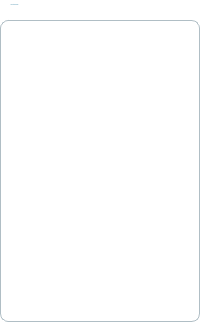
       <widget class="QGroupBox" name="groupBox_nutbam">
        <property name="font">
         <font>
          <family>Segoe UI</family>
          <pointsize>-1</pointsize>
          <italic>false</italic>
          <bold>false</bold>
          <underline>false</underline>
          <strikeout>false</strikeout>
          <kerning>true</kerning>
         </font>
        </property>
        <property name="styleSheet">
         <string notr="true">QGroupBox {
    border: 1px solid #B0BEC5;
    border-radius: 8px;
    margin-top: 20px;
    background-color: #FFFFFF;
    font: 13px &quot;Segoe UI&quot;;
    color: #2C3E50;
    padding: 10px;
}

QGroupBox::title {
    subcontrol-origin: margin;
    subcontrol-position: top left;
    padding: 4px 10px;
    background-color: transparent;
    font: bold 14px &quot;Segoe UI&quot;;     
    color: #2C7DA0;
}
</string>
        </property>
        <property name="title">
         <string>Chức Năng Chính</string>
        </property>
        <property name="flat">
         <bool>false</bool>
        </property>
        <property name="checkable">
         <bool>false</bool>
        </property>
        <layout class="QVBoxLayout" name="verticalLayout">
         <item>
          <widget class="QPushButton" name="pushButton_in">
           <property name="styleSheet">
            <string notr="true">QPushButton {
    background: qlineargradient(
        x1: 0, y1: 0, x2: 1, y2: 0,
        stop: 0 #2C7DA0, stop: 1 #4FBDBA
    );
    color: white;
    border: none;
    border-radius: 12px;
    font: bold 14px &quot;Segoe UI&quot;;
    padding: 10px 24px;
}
QPushButton:hover {
    background: qlineargradient(
        x1: 0, y1: 0, x2: 1, y2: 0,
        stop: 0 #368DB2, stop: 1 #6FDCD1
    );
}
QPushButton:pressed {
    background: qlineargradient(
        x1: 0, y1: 0, x2: 1, y2: 0,
        stop: 0 #D98E73, stop: 1 #FFE6A7
    );
    color: #2C3E50;
    padding-left: 12px;
    padding-top: 12px;
}
</string>
           </property>
           <property name="text">
            <string>In</string>
           </property>
          </widget>
         </item>
         <item>
          <widget class="QPushButton" name="pushButton_them">
           <property name="font">
            <font>
             <family>Segoe UI</family>
             <pointsize>-1</pointsize>
             <italic>false</italic>
             <bold>true</bold>
            </font>
           </property>
           <property name="styleSheet">
            <string notr="true">QPushButton {
    background: qlineargradient(
        x1: 0, y1: 0, x2: 1, y2: 0,
        stop: 0 #2C7DA0, stop: 1 #4FBDBA
    );
    color: white;
    border: none;
    border-radius: 12px;
    font: bold 14px &quot;Segoe UI&quot;;
    padding: 10px 24px;
}
QPushButton:hover {
    background: qlineargradient(
        x1: 0, y1: 0, x2: 1, y2: 0,
        stop: 0 #368DB2, stop: 1 #6FDCD1
    );
}
QPushButton:pressed {
    background: qlineargradient(
        x1: 0, y1: 0, x2: 1, y2: 0,
        stop: 0 #D98E73, stop: 1 #FFE6A7
    );
    color: #2C3E50;
    padding-left: 12px;
    padding-top: 12px;
}
</string>
           </property>
           <property name="text">
            <string>Thêm</string>
           </property>
          </widget>
         </item>
         <item>
          <widget class="QPushButton" name="pushButton_xoa">
           <property name="font">
            <font>
             <family>Segoe UI</family>
             <pointsize>-1</pointsize>
             <italic>false</italic>
             <bold>true</bold>
            </font>
           </property>
           <property name="styleSheet">
            <string notr="true">QPushButton {
    background: qlineargradient(
        x1: 0, y1: 0, x2: 1, y2: 0,
        stop: 0 #2C7DA0, stop: 1 #4FBDBA
    );
    color: white;
    border: none;
    border-radius: 12px;
    font: bold 14px &quot;Segoe UI&quot;;
    padding: 10px 24px;
}
QPushButton:hover {
    background: qlineargradient(
        x1: 0, y1: 0, x2: 1, y2: 0,
        stop: 0 #368DB2, stop: 1 #6FDCD1
    );
}
QPushButton:pressed {
    background: qlineargradient(
        x1: 0, y1: 0, x2: 1, y2: 0,
        stop: 0 #D98E73, stop: 1 #FFE6A7
    );
    color: #2C3E50;
    padding-left: 12px;
    padding-top: 12px;
}
</string>
           </property>
           <property name="text">
            <string>Xóa</string>
           </property>
          </widget>
         </item>
         <item>
          <widget class="QPushButton" name="pushButton_sua">
           <property name="font">
            <font>
             <family>Segoe UI</family>
             <pointsize>-1</pointsize>
             <italic>false</italic>
             <bold>true</bold>
            </font>
           </property>
           <property name="styleSheet">
            <string notr="true">QPushButton {
    background: qlineargradient(
        x1: 0, y1: 0, x2: 1, y2: 0,
        stop: 0 #2C7DA0, stop: 1 #4FBDBA
    );
    color: white;
    border: none;
    border-radius: 12px;
    font: bold 14px &quot;Segoe UI&quot;;
    padding: 10px 24px;
}
QPushButton:hover {
    background: qlineargradient(
        x1: 0, y1: 0, x2: 1, y2: 0,
        stop: 0 #368DB2, stop: 1 #6FDCD1
    );
}
QPushButton:pressed {
    background: qlineargradient(
        x1: 0, y1: 0, x2: 1, y2: 0,
        stop: 0 #D98E73, stop: 1 #FFE6A7
    );
    color: #2C3E50;
    padding-left: 12px;
    padding-top: 12px;
}
</string>
           </property>
           <property name="text">
            <string>Sửa</string>
           </property>
          </widget>
         </item>
         <item>
          <widget class="QPushButton" name="pushButton_file">
           <property name="font">
            <font>
             <family>Segoe UI</family>
             <pointsize>-1</pointsize>
             <italic>false</italic>
             <bold>true</bold>
            </font>
           </property>
           <property name="styleSheet">
            <string notr="true">QPushButton {
    background: qlineargradient(
        x1: 0, y1: 0, x2: 1, y2: 0,
        stop: 0 #2C7DA0, stop: 1 #4FBDBA
    );
    color: white;
    border: none;
    border-radius: 12px;
    font: bold 14px &quot;Segoe UI&quot;;
    padding: 10px 24px;
}
QPushButton:hover {
    background: qlineargradient(
        x1: 0, y1: 0, x2: 1, y2: 0,
        stop: 0 #368DB2, stop: 1 #6FDCD1
    );
}
QPushButton:pressed {
    background: qlineargradient(
        x1: 0, y1: 0, x2: 1, y2: 0,
        stop: 0 #D98E73, stop: 1 #FFE6A7
    );
    color: #2C3E50;
    padding-left: 12px;
    padding-top: 12px;
}
</string>
           </property>
           <property name="text">
            <string>Tải File</string>
           </property>
          </widget>
         </item>
         <item>
          <widget class="QPushButton" name="pushButton_diemthap">
           <property name="font">
            <font>
             <family>Segoe UI</family>
             <pointsize>-1</pointsize>
             <italic>false</italic>
             <bold>true</bold>
            </font>
           </property>
           <property name="styleSheet">
            <string notr="true">QPushButton {
    background: qlineargradient(
        x1: 0, y1: 0, x2: 1, y2: 0,
        stop: 0 #2C7DA0, stop: 1 #4FBDBA
    );
    color: white;
    border: none;
    border-radius: 12px;
    font: bold 14px &quot;Segoe UI&quot;;
    padding: 10px 24px;
}
QPushButton:hover {
    background: qlineargradient(
        x1: 0, y1: 0, x2: 1, y2: 0,
        stop: 0 #368DB2, stop: 1 #6FDCD1
    );
}
QPushButton:pressed {
    background: qlineargradient(
        x1: 0, y1: 0, x2: 1, y2: 0,
        stop: 0 #D98E73, stop: 1 #FFE6A7
    );
    color: #2C3E50;
    padding-left: 12px;
    padding-top: 12px;
}
</string>
           </property>
           <property name="text">
            <string>Điểm Thấp Nhất</string>
           </property>
          </widget>
         </item>
         <item>
          <widget class="QPushButton" name="pushButton_diemcao">
           <property name="font">
            <font>
             <family>Segoe UI</family>
             <pointsize>-1</pointsize>
             <italic>false</italic>
             <bold>true</bold>
            </font>
           </property>
           <property name="styleSheet">
            <string notr="true">QPushButton {
    background: qlineargradient(
        x1: 0, y1: 0, x2: 1, y2: 0,
        stop: 0 #2C7DA0, stop: 1 #4FBDBA
    );
    color: white;
    border: none;
    border-radius: 12px;
    font: bold 14px &quot;Segoe UI&quot;;
    padding: 10px 24px;
}
QPushButton:hover {
    background: qlineargradient(
        x1: 0, y1: 0, x2: 1, y2: 0,
        stop: 0 #368DB2, stop: 1 #6FDCD1
    );
}
QPushButton:pressed {
    background: qlineargradient(
        x1: 0, y1: 0, x2: 1, y2: 0,
        stop: 0 #D98E73, stop: 1 #FFE6A7
    );
    color: #2C3E50;
    padding-left: 12px;
    padding-top: 12px;
}
</string>
           </property>
           <property name="text">
            <string>Điểm Cao Nhất</string>
           </property>
          </widget>
         </item>
         <item>
          <widget class="QPushButton" name="pushButton_trungbinh">
           <property name="font">
            <font>
             <family>Segoe UI</family>
             <pointsize>-1</pointsize>
             <italic>false</italic>
             <bold>true</bold>
            </font>
           </property>
           <property name="styleSheet">
            <string notr="true">QPushButton {
    background: qlineargradient(
        x1: 0, y1: 0, x2: 1, y2: 0,
        stop: 0 #2C7DA0, stop: 1 #4FBDBA
    );
    color: white;
    border: none;
    border-radius: 12px;
    font: bold 14px &quot;Segoe UI&quot;;
    padding: 10px 24px;
}
QPushButton:hover {
    background: qlineargradient(
        x1: 0, y1: 0, x2: 1, y2: 0,
        stop: 0 #368DB2, stop: 1 #6FDCD1
    );
}
QPushButton:pressed {
    background: qlineargradient(
        x1: 0, y1: 0, x2: 1, y2: 0,
        stop: 0 #D98E73, stop: 1 #FFE6A7
    );
    color: #2C3E50;
    padding-left: 12px;
    padding-top: 12px;
}
</string>
           </property>
           <property name="text">
            <string>Trung Bình</string>
           </property>
          </widget>
         </item>
         <item>
          <widget class="QPushButton" name="pushButton_Daoten">
           <property name="font">
            <font>
             <family>Segoe UI</family>
             <pointsize>-1</pointsize>
             <italic>false</italic>
             <bold>true</bold>
            </font>
           </property>
           <property name="styleSheet">
            <string notr="true">QPushButton {
    background: qlineargradient(
        x1: 0, y1: 0, x2: 1, y2: 0,
        stop: 0 #2C7DA0, stop: 1 #4FBDBA
    );
    color: white;
    border: none;
    border-radius: 12px;
    font: bold 14px &quot;Segoe UI&quot;;
    padding: 10px 24px;
}
QPushButton:hover {
    background: qlineargradient(
        x1: 0, y1: 0, x2: 1, y2: 0,
        stop: 0 #368DB2, stop: 1 #6FDCD1
    );
}
QPushButton:pressed {
    background: qlineargradient(
        x1: 0, y1: 0, x2: 1, y2: 0,
        stop: 0 #D98E73, stop: 1 #FFE6A7
    );
    color: #2C3E50;
    padding-left: 12px;
    padding-top: 12px;
}
</string>
           </property>
           <property name="text">
            <string>Đảo Tên</string>
           </property>
          </widget>
         </item>
        </layout>
       </widget>
